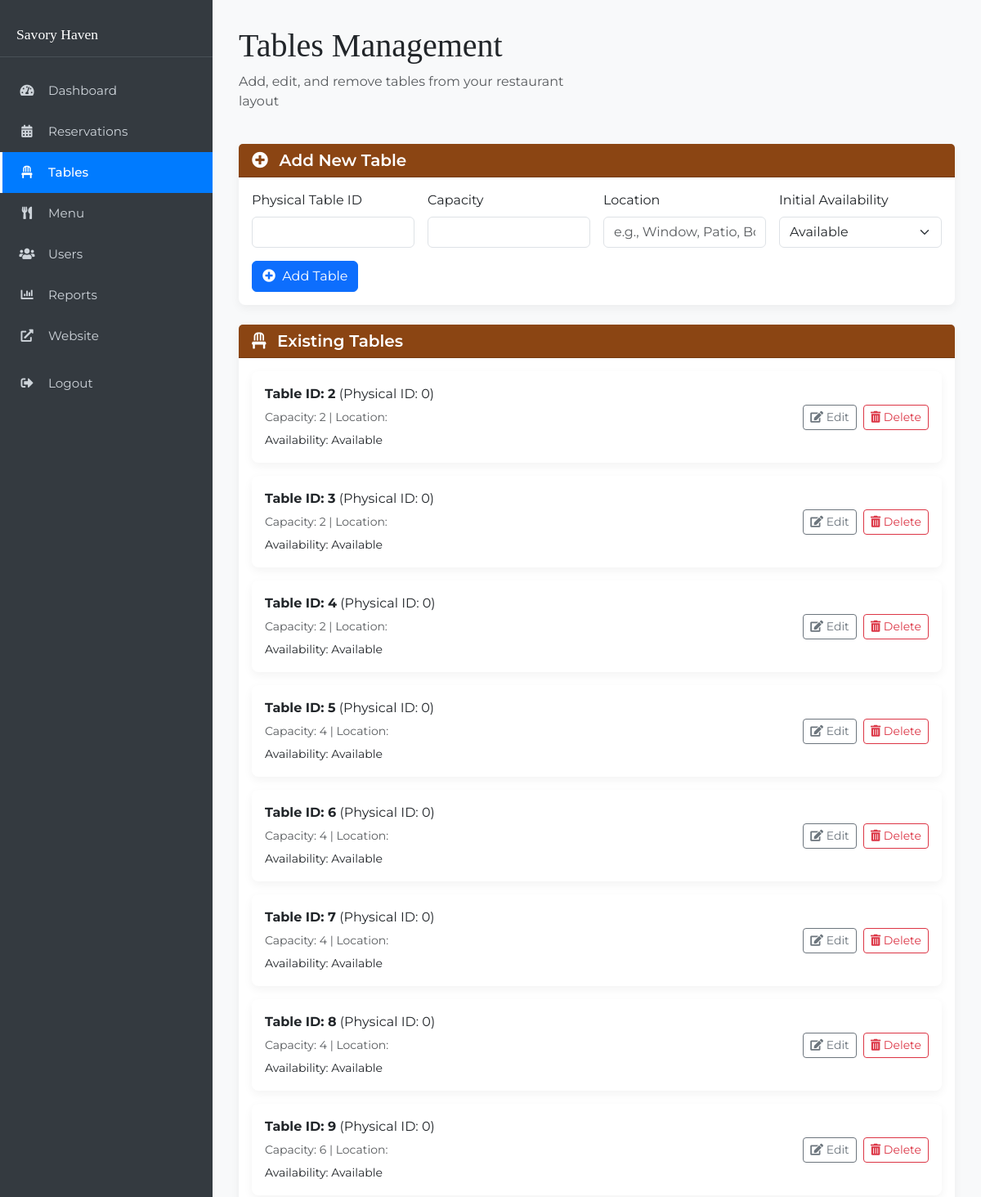
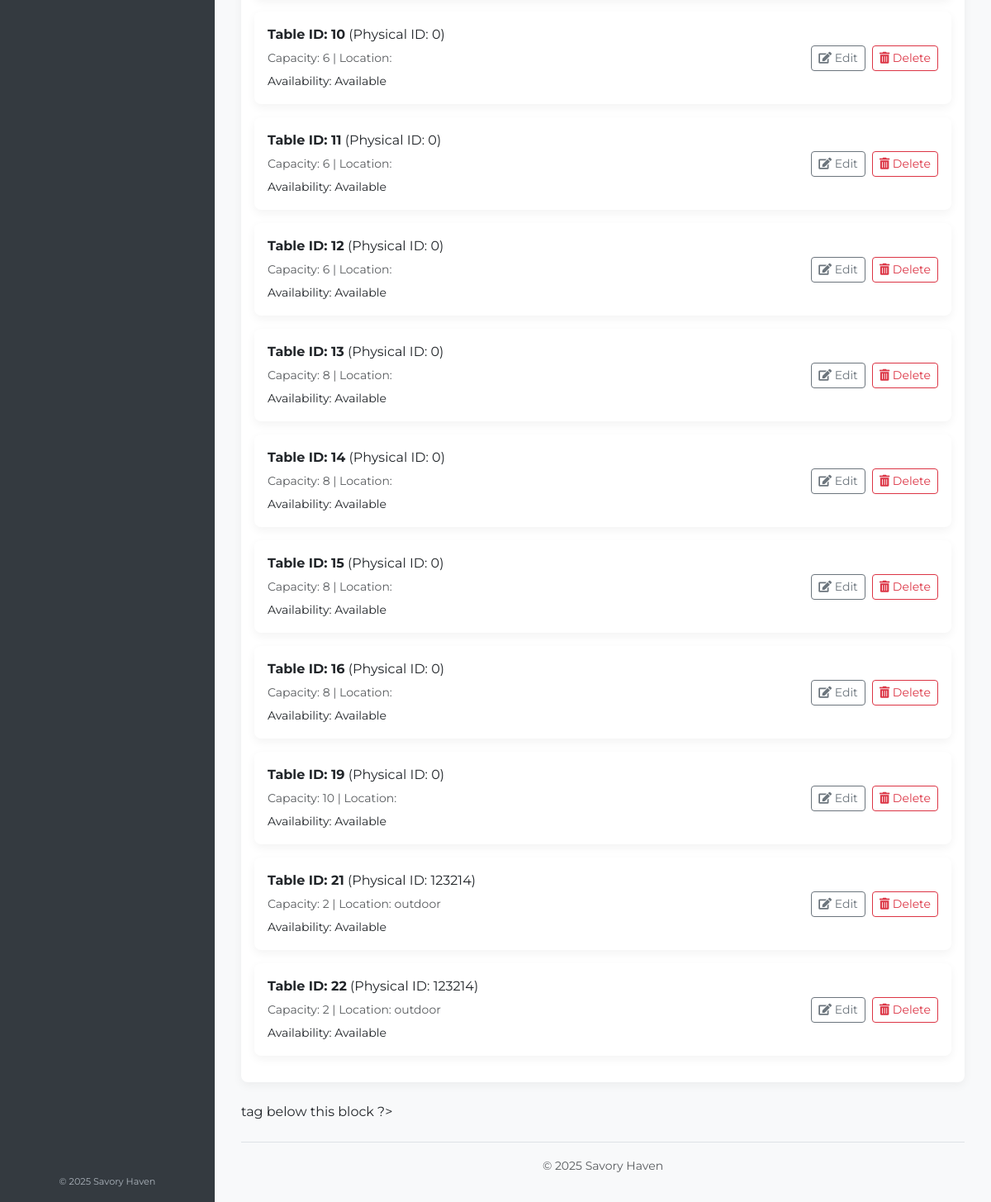
Page /admin.php?page=tables (signed in) on the committed database (2 pictures, top to bottom).
### tables this page shows
CREATE TABLE `table_mapping` (
  `id` int(11) NOT NULL,
  `capacity` varchar(20) DEFAULT NULL,
  `location` varchar(20) NOT NULL,
  `availability` varchar(20) DEFAULT NULL,
  `table_type` varchar(20) NOT NULL,
  `table_preference` varchar(20) DEFAULT NULL,
  `physical_table_id` int(11) NOT NULL
);

### config.php (called while the page is built, shortened)
<?php
function get_current_user_role(): ?string {
    return $_SESSION['user_role'] ?? null;
}
function check_permission(string $required_role): bool {
    $current_role = get_current_user_role();
    $roles_hierarchy = [
        'staff'  => 1,
        'admin' => 2,
        'super_admin'  => 3
    ];
    return $roles_hierarchy[$current_role] >= $roles_hierarchy[$required_role];
}
?>

### manage_tables.php (the view, shortened to what this page needs)
<?php
$tables = [];
if ($conn) {
    $sql = "SELECT id, physical_table_id, capacity, location, availability FROM table_mapping ORDER BY id ASC";
    $result = $conn->query($sql);
    if ($result) {
        if ($result->num_rows > 0) {
            while($row = $result->fetch_assoc()) {
                $tables[] = $row;
            }
        }
    } else {
        echo "<div class='alert alert-danger'>Error fetching tables: " . $conn->error . "</div>";
    }
}
?>
<div class="row justify-content-between align-items-center mb-4">
    <div class="col-md-6">
        <h1 class="admin-title">Tables Management</h1>
        <p class="text-muted">Add, edit, and remove tables from your restaurant layout</p>
    </div>
</div>
<div class="card mb-4">
    <div class="card-header admin-header">
        <h5 class="mb-0">
            <i class="fas fa-plus-circle me-2"></i> Add New Table
        </h5>
    </div>
    <div class="card-body">
        <?php if (check_permission('admin')): ?>
            <form action="" method="post">
                <div class="row g-3">
                    <div class="col-md-3">
                        <label for="new_physical_table_id" class="form-label">Physical Table ID</label>
                        <input type="number" class="form-control" id="new_physical_table_id" name="new_physical_table_id" required min="1">
                    </div>
                    <div class="col-md-3">
                        <label for="new_capacity" class="form-label">Capacity</label>
                        <input type="number" class="form-control" id="new_capacity" name="new_capacity" required min="1">
                    </div>
                    <div class="col-md-3">
                        <label for="new_location" class="form-label">Location</label>
                        <input type="text" class="form-control" id="new_location" name="new_location" placeholder="e.g., Window, Patio, Booth" required>
                    </div>
                    <div class="col-md-3">
                        <label for="new_availability" class="form-label">Initial Availability</label>
                        <select class="form-select" id="new_availability" name="new_availability" required>
                            <option value="available">Available</option>
                        </select>
                    </div>
                </div>
                <div class="mt-3">
                    <button type="submit" class="btn btn-primary"><i class="fas fa-plus-circle me-1"></i> Add Table</button>
                </div>
            </form>
        <?php else: ?>
            <div class="alert alert-warning">
                <i class="fas fa-exclamation-triangle me-2"></i> Insufficient permissions to add tables.
            </div>
        <?php endif; ?>
    </div>
</div>
 <div class="card mb-4">
    <div class="card-header admin-header">
        <h5 class="mb-0">
            <i class="fas fa-chair me-2"></i> Existing Tables
        </h5>
    </div>
    <div class="card-body">
         <?php if (empty($tables)): ?>
             <div class="alert alert-info">
                 <i class="fas fa-info-circle me-2"></i> No tables found in the database.
             </div>
        <?php else: ?>
             <div class="table-list">
                 <?php foreach ($tables as $table): ?>
                     <div class="card table-card">
                         <div class="card-body">
                             <div class="row align-items-center">
                                 <div class="col-md-8">
                                     <p class="mb-1">
                                         <strong>Table ID: <?php echo htmlspecialchars($table['id']); ?></strong> (Physical ID: <?php echo htmlspecialchars($table['physical_table_id']); ?>)
                                     </p>
                                      <p class="mb-1 text-muted"><small>
                                          Capacity: <?php echo htmlspecialchars($table['capacity']); ?> |
                                          Location: <?php echo htmlspecialchars($table['location']); ?>
                                      </small></p>
                                      <p class="mb-0"><small>
                                           Availability: <span class="availability-<?php echo strtolower($table['availability']); ?>"><?php echo htmlspecialchars(ucfirst($table['availability'])); ?></span>
                                      </small></p>
                                 </div>
                                 <div class="col-md-4 text-end">
                                     <a href="edit_table.php?id=<?php echo $table['id']; ?>" class="btn btn-sm btn-outline-secondary me-1" title="Edit Table">
                                         <i class="fas fa-edit"></i> Edit
                                     </a>
                                     <?php if (check_permission('admin')): ?>
                                         <form action="" method="post" class="d-inline delete-table-form">
                                              <button type="submit" class="btn btn-sm btn-outline-danger" title="Delete Table">
                                                  <i class="fas fa-trash-alt"></i> Delete
                                              </button>
                                         </form>
                                     <?php endif; ?>
                                 </div>
                             </div>
                         </div>
                     </div>
                 <?php endforeach; ?>
             </div>
        <?php endif; ?>
    </div>
</div>

### admin.php (shortened to what this page needs)
<?php
require_once 'config.php';
$page = isset($_GET['page']) ? $_GET['page'] : 'dashboard';
?>
<!DOCTYPE html>
<html lang="en">
<head>
    <link href="assets/css/bootstrap.min.css" rel="stylesheet" />
    <link rel="stylesheet" href="https://cdnjs.cloudflare.com/ajax/libs/font-awesome/5.15.3/css/all.min.css">
    <link rel="stylesheet" href="assets/css/admin.css">
</head>
<body>
    <?php if (isset($_SESSION['admin_authenticated']) && $_SESSION['admin_authenticated']): ?>
        <div class="sidebar">
            <h2 class="sidebar-heading">Savory Haven</h2>
                            <ul class="nav flex-column">
                    <li class="nav-item">
                        <a class="nav-link <?php echo ($page === 'dashboard') ? 'active' : ''; ?>" href="admin.php?page=dashboard">
                            <i class="fas fa-tachometer-alt"></i> Dashboard
                        </a>
                    </li>
                    <li class="nav-item">
                        <a class="nav-link <?php echo ($page === 'reservations') ? 'active' : ''; ?>" href="admin.php?page=reservations">
                            <i class="fas fa-calendar-alt"></i> Reservations
                        </a>
                    </li>
                    <li class="nav-item">
                        <a class="nav-link <?php echo ($page === 'tables') ? 'active' : ''; ?>" href="admin.php?page=tables">
                            <i class="fas fa-chair"></i> Tables
                        </a>
                    </li>
                    <li class="nav-item"><a class="nav-link" href="#"><i class="fas fa-utensils"></i> Menu</a></li>
                    <?php if (check_permission('super_admin')): ?>
                    <li class="nav-item">
                        <a class="nav-link <?php echo ($page === 'users') ? 'active' : ''; ?>" href="admin.php?page=users">
                            <i class="fas fa-users"></i> Users
                        </a>
                    </li>
                    <?php endif; ?>
                    <li class="nav-item"><a class="nav-link" href="#"><i class="fas fa-chart-bar"></i> Reports</a></li>
                    <li class="nav-item mt-auto mb-2">
                        <a class="nav-link" href="index.html" target="_blank">
                            <i class="fas fa-external-link-alt"></i> Website
                        </a>
                    </li>
                    <li class="nav-item">
                        <a class="nav-link" href="?action=logout">
                            <i class="fas fa-sign-out-alt"></i> Logout
                        </a>
                    </li>
                </ul>
             <div class="sidebar-footer">
                 <small>&copy; <?php echo date("Y"); ?> Savory Haven</small>
             </div>
        </div>
        <div class="main-content">
            <?php
            $page = isset($_GET['page']) ? $_GET['page'] : 'dashboard';
            $total_reservations = 0;
            $pending_reservations = 0;
            $todays_guests = 0;
            if ($page === 'dashboard') {
            ?>
                <div class="d-flex justify-content-between flex-wrap flex-md-nowrap align-items-center pt-3 pb-2 mb-3 border-bottom">
                     <h1 class="admin-title h2">Dashboard</h1>
                </div>
                 <p class="text-muted mb-4">Overview of your restaurant activity</p>
                <div class="row">
                    <div class="col-md-4">
                        <div class="card text-center mb-3">
                            <div class="card-body">
                                <h5 class="card-title"><i class="fas fa-calendar-check text-primary me-2"></i> Total Reservations</h5>
                                <p class="card-text display-4 fw-bold"><?php echo $total_reservations; ?></p>
                            </div>
                        </div>
                    </div>
                    <div class="col-md-4">
                        <div class="card text-center mb-3">
                            <div class="card-body">
                                <h5 class="card-title"><i class="fas fa-concierge-bell text-warning me-2"></i> Pending Reservations</h5>
                                <p class="card-text display-4 fw-bold"><?php echo $pending_reservations; ?></p>
                            </div>
                        </div>
                    </div>
                     <div class="col-md-4">
                        <div class="card text-center mb-3">
                            <div class="card-body">
                                <h5 class="card-title"><i class="fas fa-users text-success me-2"></i> Today's Guests</h5>
                                <p class="card-text display-4 fw-bold"><?php echo $todays_guests; ?></p>
                            </div>
                        </div>
                    </div>
                </div>
            <?php
            } elseif ($page === 'reservations') {
                include 'manage_reservations.php';
            } elseif ($page === 'tables') {
                include 'manage_tables.php';
            } elseif ($page === 'users') {
                 include 'manage_users.php';
            }
            else {
                 echo "<div class='alert alert-warning'>Page not found.</div>";
            }
             ?> tag below this block
            ?>
            <div class="text-muted text-center mt-4 pt-3 border-top">
                 <small>&copy; <?php echo date("Y"); ?> Savory Haven</small>
             </div>
        </div>
    <?php endif; ?>
</body>
</html>

### assets/css/admin.css (style rules this page uses)
body { font-family: 'Montserrat', sans-serif; background-color: #f8f9fa; margin: 0; display: flex; min-height: 100vh; }
.admin-title { font-family: 'Playfair Display', serif; }
.card { border: none; border-radius: 0.5rem; box-shadow: 0 4px 12px rgba(0, 0, 0, 0.05); margin-bottom: 1rem; }
.admin-header { background-color: #8B4513; color: white; border-top-left-radius: 0.5rem; border-top-right-radius: 0.5rem; }
.admin-header h5 { margin-bottom: 0; font-weight: 600; }
.sidebar { width: 260px; background-color: #343a40; color: white; padding-top: 1rem; flex-shrink: 0; display: flex; flex-direction: column; }
.sidebar .nav-link { color: #ced4da; padding: 0.85rem 1.25rem; font-size: 0.95rem; border-left: 3px solid transparent; transition: all 0.2s ease; }
.sidebar .nav-link i { margin-right: 0.75rem; width: 20px; text-align: center; }
.sidebar .nav-link.active { color: #ffffff; background-color: #007bff; border-left-color: #ffffff; font-weight: 500; }
.sidebar-heading { padding: 1rem 1.25rem; font-size: 1.1rem; color: #ffffff; font-family: 'Playfair Display', serif; border-bottom: 1px solid #495057; margin-bottom: 1rem; }
.sidebar-footer { margin-top: auto; padding: 1rem; font-size: 0.8rem; color: #adb5bd; text-align: center; }
.main-content { flex-grow: 1; padding: 2rem; overflow-y: auto; }

### rows in the picture
table_mapping: id "2", physical_table "0", capacity "2", availability "Available"
table_mapping: id "3", physical_table "0", capacity "2", availability "Available"
table_mapping: id "4", physical_table "0", capacity "2", availability "Available"
table_mapping: id "5", physical_table "0", capacity "4", availability "Available"
table_mapping: id "6", physical_table "0", capacity "4", availability "Available"
table_mapping: id "7", physical_table "0", capacity "4", availability "Available"
table_mapping: id "8", physical_table "0", capacity "4", availability "Available"
table_mapping: id "9", physical_table "0", capacity "6", availability "Available"
table_mapping: id "10", physical_table "0", capacity "6", availability "Available"
table_mapping: id "11", physical_table "0", capacity "6", availability "Available"
table_mapping: id "12", physical_table "0", capacity "6", availability "Available"
table_mapping: id "13", physical_table "0", capacity "8", availability "Available"
table_mapping: id "14", physical_table "0", capacity "8", availability "Available"
table_mapping: id "15", physical_table "0", capacity "8", availability "Available"
table_mapping: id "16", physical_table "0", capacity "8", availability "Available"
table_mapping: id "19", physical_table "0", capacity "10", availability "Available"
table_mapping: id "21", physical_table "123214", capacity "2", location "outdoor", availability "Available"
table_mapping: id "22", physical_table "123214", capacity "2", location "outdoor", availability "Available"
